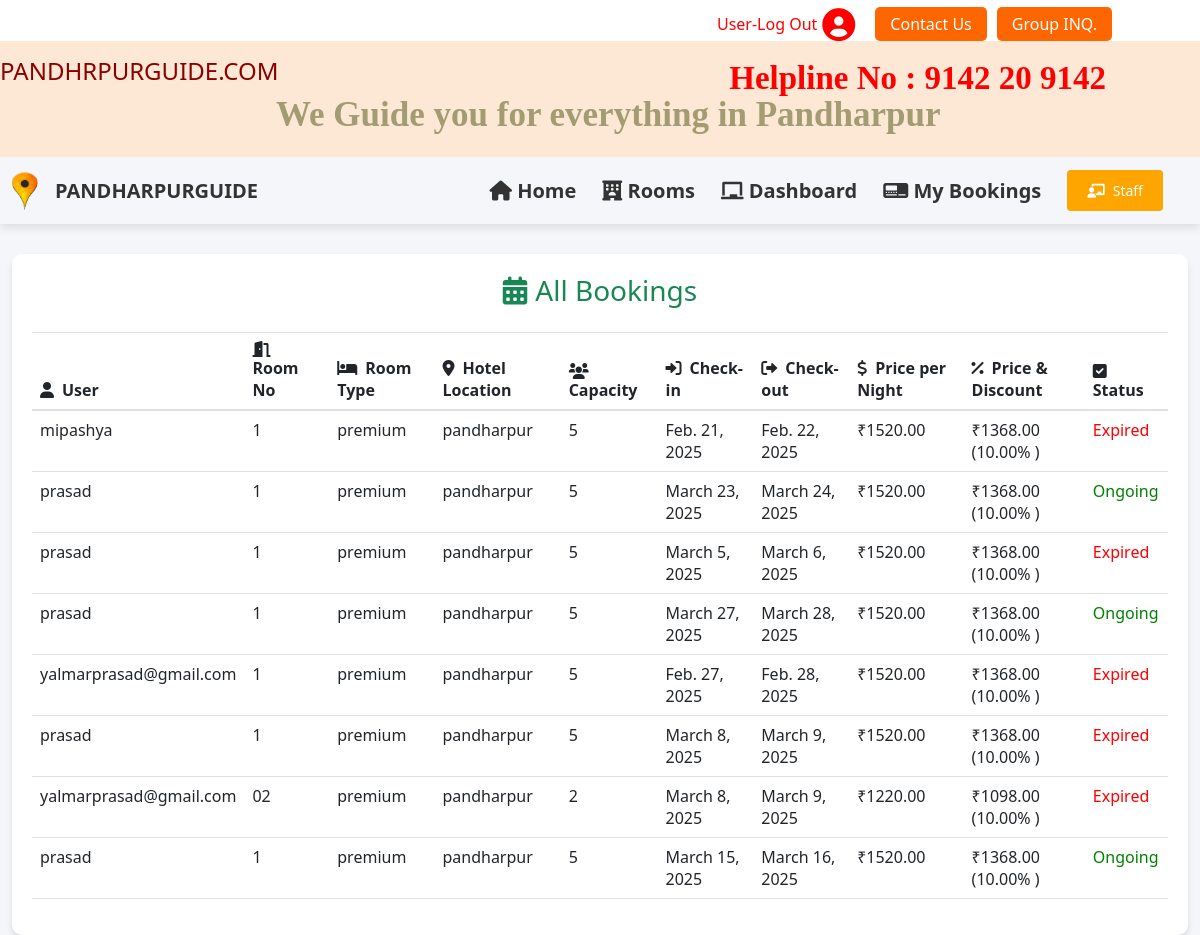
The app's page /hotel/staff/allbookings (signed in) with its own data.
### krishna/models.py (models this page shows, shortened)
class Reservation(models.Model):
    check_in = models.DateField(auto_now =False)
    check_out = models.DateField()
    room = models.ForeignKey(Rooms, on_delete = models.CASCADE)
    guest = models.ForeignKey(User, on_delete= models.CASCADE)
    booking_id = models.CharField(max_length=100,default="null")

class Rooms(models.Model):
    ROOM_STATUS = (
        ("1", "available"),
        ("2", "not available"),
    )
    ROOM_TYPE = (
        ("1", "premium"),
        ("2", "deluxe"),
        ("3", "basic"),
    )
    room_type = models.CharField(max_length=50, choices=ROOM_TYPE)
    capacity = models.IntegerField(validators=[MinValueValidator(1)])  # Minimum 1 occupant
    price = models.DecimalField(max_digits=10, decimal_places=2)  # Supports larger and precise pricing
    size = models.IntegerField(help_text="Room size in square feet")
    hotel = models.ForeignKey('Hotels', on_delete=models.CASCADE, related_name='rooms')
    status = models.CharField(choices=ROOM_STATUS, max_length=15)
    room_number = models.CharField(max_length=10, null=True)  # Removed `unique=True`
    discount = models.DecimalField(
        max_digits=5,
        decimal_places=2,
        default=0.0,
        validators=[MinValueValidator(0.0), MaxValueValidator(100.0)],
        help_text="Discount percentage (0-100%)"
    )
    average_rating = models.DecimalField(
        max_digits=3,
        decimal_places=2,
        default=0,
        validators=[MinValueValidator(0.0), MaxValueValidator(5.0)],
        help_text="Average rating (0-5)"
    )
    comments = models.ManyToManyField('Comments', blank=True, related_name='rooms')
    image1 = models.ImageField(upload_to='room_images/', null=True, blank=True)
    image2 = models.ImageField(upload_to='room_images/', null=True, blank=True)
    image3 = models.ImageField(upload_to='room_images/', null=True, blank=True)
    image4 = models.ImageField(upload_to='room_images/', null=True, blank=True)
    image5 = models.ImageField(upload_to='room_images/', null=True, blank=True)
    image6 = models.ImageField(upload_to='room_images/', null=True, blank=True)
    image7 = models.ImageField(upload_to='room_images/', null=True, blank=True)
    image8 = models.ImageField(upload_to='room_images/', null=True, blank=True)
    image9 = models.ImageField(upload_to='room_images/', null=True, blank=True)
    image10 = models.ImageField(upload_to='room_images/', null=True, blank=True)
    image11 = models.ImageField(upload_to='room_images/', null=True, blank=True)
    image12 = models.ImageField(upload_to='room_images/', null=True, blank=True)
    image13 = models.ImageField(upload_to='room_images/', null=True, blank=True)
    image14 = models.ImageField(upload_to='room_images/', null=True, blank=True)
    image15 = models.ImageField(upload_to='room_images/', null=True, blank=True)
    description = models.TextField(null=True, blank=True, help_text="Detailed description of the room")
    heading = models.CharField(max_length=100, null=True, blank=True, help_text="Short heading for the room")
    food_facility = models.BooleanField(default=False, help_text="Indicates if food facility is available")
    parking = models.BooleanField(default=False, help_text="Indicates if parking is available")
    extra_person_charges = models.DecimalField(
        max_digits=6,
        decimal_places=2,
        default=0.0,
        validators=[MinValueValidator(0.0)],
        help_text="Charges for extra person"
    )
    comfortable_bed = models.BooleanField(default=False, help_text="Indicates if the room has a comfortable bed")
    private_bathroom = models.BooleanField(default=False, help_text="Indicates if the room has a private bathroom")
    wifi = models.BooleanField(default=False, help_text="Indicates if Wi-Fi is available")
    ac = models.BooleanField(default=False, help_text="Indicates if air conditioning is available")
    fan = models.BooleanField(default=False, help_text="Indicates if a fan is available")
    heater = models.BooleanField(default=False, help_text="Indicates if a heater is available")
    cleanliness = models.BooleanField(default=False, help_text="Indicates regular cleanliness")
    safety_security = models.BooleanField(default=False, help_text="Indicates if safety and security features are present")
    entertainment_options = models.BooleanField(default=False, help_text="Indicates if entertainment options are available")
    laundry_facility = models.BooleanField(default=False, help_text="Indicates if laundry facilities are available")
    outdoor_balcony = models.BooleanField(default=False, help_text="Indicates if an outdoor balcony is available")
    parking_area = models.BooleanField(default=False, help_text="Indicates if a parking area is available")
    food_facility = models.BooleanField(default=False, help_text="Indicates if a food facility is available")
    convenient_location = models.BooleanField(default=False, help_text="Indicates if the location is convenient")
    concierge_service = models.BooleanField(default=False, help_text="Indicates if concierge service is available")
    check_in_time = models.TimeField(null=True, blank=True, help_text="Check-in time (HH:MM AM/PM)")
    check_out_time = models.TimeField(null=True, blank=True, help_text="Check-out time (HH:MM AM/PM)")
    LANGUAGES_SPOKEN = (
        ("english", "English"),
        ("marathi", "Marathi"),
        ("hindi", "Hindi"),
    )
    languages_spoken = models.CharField(
        max_length=50,
        choices=LANGUAGES_SPOKEN,
        default="marathi",
        help_text="Languages spoken by staff"
    )
    def discounted_price(self):
        if self.discount > 0:
            return self.price - (self.price * (self.discount / Decimal(100)))
        return self.price
    class Meta:
        constraints = [
            models.UniqueConstraint(fields=['hotel', 'room_type', 'room_number'], name='unique_hotel_room_type_number')
        ]

class Hotels(models.Model):
    name = models.CharField(max_length=30,default="krishna")
    owner = models.CharField(max_length=20)
    location = models.CharField(max_length=50)
    state = models.CharField(max_length=50,default="maharashtra")
    country = models.CharField(max_length=50,default="india")

### krishna/views.py (the view)
# urls.py: path('staff/allbookings', views.all_bookings, name="allbookings"),
@login_required(login_url=reverse_lazy('userloginpage'))
def all_bookings(request):
    bookings = Reservation.objects.all()
    current_date = datetime.now().date()
    if not bookings:
        messages.warning(request, "No Bookings Found")
    return render(request, 'staff/allbookings.html', {
        'bookings': bookings,
        'current_date': current_date
    })

### templates/staff/allbookings.html (shortened to what this page needs)
{% extends 'basic.html' %}
{% block body %}
<!DOCTYPE html>
<html lang="en">
<head>
    <link href="https://cdn.jsdelivr.net/npm/bootstrap@5.3.0/dist/css/bootstrap.min.css" rel="stylesheet">
    <link href="https://cdnjs.cloudflare.com/ajax/libs/font-awesome/6.0.0/css/all.min.css" rel="stylesheet">
</head>
<body>
    <div class="container-fluid">
        <div class="bookings-container">
            <h3 class="text-center text-success mb-4">
                <i class="fas fa-calendar-alt me-2"></i>All Bookings
            </h3>
            <div class="table-responsive">
                <table class="table table-hover">
                    <thead>
                        <tr>
                            <th><i class="fas fa-user me-2"></i>User</th>
                            <th><i class="fas fa-door-open me-2"></i>Room No</th>
                            <th><i class="fas fa-bed me-2"></i>Room Type</th>
                            <th><i class="fas fa-map-marker-alt me-2"></i>Hotel Location</th>
                            <th><i class="fas fa-users me-2"></i>Capacity</th>
                            <th><i class="fas fa-sign-in-alt me-2"></i>Check-in</th>
                            <th><i class="fas fa-sign-out-alt me-2"></i>Check-out</th>
                            <th><i class="fas fa-dollar-sign me-2"></i>Price per Night</th>
                            <th><i class="fas fa-percent me-2"></i>Price & Discount</th>
                            <th><i class="fas fa-check-square"></i> Status</th>
                        </tr>
                    </thead>
                    <tbody id="bookingsTableBody">
                        {% if bookings %}
                            {% for booking in bookings %}
                            <tr class="booking-{{ booking.status }}">
                                <td>{{ booking.guest.username }}</td>
                                <td>{{ booking.room.room_number }}</td>
                                <td>{{ booking.room.get_room_type_display }}</td>
                                <td>{{ booking.room.hotel.location }}</td>
                                <td>{{ booking.room.capacity }}</td>
                                <td>{{ booking.check_in }}</td>
                                <td>{{ booking.check_out }}</td>
                                <td>₹{{ booking.room.price }}</td>
                                <td>₹{{ booking.room.discounted_price|floatformat:2 }}
                                    ({{ booking.room.discount }}% )</td>
                                {% if booking.check_in <= current_date and booking.check_out < current_date %}
                                <td style="color:red;">Expired
                                </td>
                                {% else %}
                                <td style="color: green;">Ongoing
                                </td>{% endif %}
                            {% endfor %}
                        {% endif %}
                    </tbody>
                </table>
            </div>
        </div>
    </div>
</body>
</html>
{% endblock body %}

### templates/basic.html (style rules this page uses)
body { font-family: Arial, sans-serif; margin: 0; padding: 0; }

### templates/staff/allbookings.html (style rules this page uses)
body { background-color: #f4f6f9; }
.bookings-container { animation: fadeIn 0.7s ease-out; background-color: white; border-radius: 10px; box-shadow: 0 4px 6px rgba(0,0,0,0.1); padding: 20px; margin-top: 30px; }
.table-responsive { max-height: 600px; overflow-y: auto; }
.table thead { position: sticky; top: 0; background-color: #007bff; color: white; z-index: 10; }
.table tbody tr { transition: all 0.3s ease; }
.booking-past { background-color: #ffdddd !important; color: #721c24; }
.booking-future { background-color: #e6f2ff !important; color: #0056b3; }

### records on screen
Reservation: guest.username "mipashya", room.room_number "1", room.room_type "premium", room.hotel.location "pandharpur", room.capacity "5", check_in "Feb. 21, 2025", check_out "Feb. 22, 2025", room.price "1520.00", room.discounted_price "1368.00", room.discount "10.00", shows "Expired"
Reservation: guest.username "prasad", room.room_number "1", room.room_type "premium", room.hotel.location "pandharpur", room.capacity "5", check_in "March 23, 2025", check_out "March 24, 2025", room.price "1520.00", room.discounted_price "1368.00", room.discount "10.00", shows "Ongoing"
Reservation: guest.username "prasad", room.room_number "1", room.room_type "premium", room.hotel.location "pandharpur", room.capacity "5", check_in "March 5, 2025", check_out "March 6, 2025", room.price "1520.00", room.discounted_price "1368.00", room.discount "10.00", shows "Expired"
Reservation: guest.username "prasad", room.room_number "1", room.room_type "premium", room.hotel.location "pandharpur", room.capacity "5", check_in "March 27, 2025", check_out "March 28, 2025", room.price "1520.00", room.discounted_price "1368.00", room.discount "10.00", shows "Ongoing"
Reservation: guest.username "yalmarprasad@gmail.com", room.room_number "1", room.room_type "premium", room.hotel.location "pandharpur", room.capacity "5", check_in "Feb. 27, 2025", check_out "Feb. 28, 2025", room.price "1520.00", room.discounted_price "1368.00", room.discount "10.00", shows "Expired"
Reservation: guest.username "prasad", room.room_number "1", room.room_type "premium", room.hotel.location "pandharpur", room.capacity "5", check_in "March 8, 2025", check_out "March 9, 2025", room.price "1520.00", room.discounted_price "1368.00", room.discount "10.00", shows "Expired"
Reservation: guest.username "yalmarprasad@gmail.com", room.room_number "02", room.room_type "premium", room.hotel.location "pandharpur", room.capacity "2", check_in "March 8, 2025", check_out "March 9, 2025", room.price "1220.00", room.discounted_price "1098.00", room.discount "10.00", shows "Expired"
Reservation: guest.username "prasad", room.room_number "1", room.room_type "premium", room.hotel.location "pandharpur", room.capacity "5", check_in "March 15, 2025", check_out "March 16, 2025", room.price "1520.00", room.discounted_price "1368.00", room.discount "10.00", shows "Ongoing"
